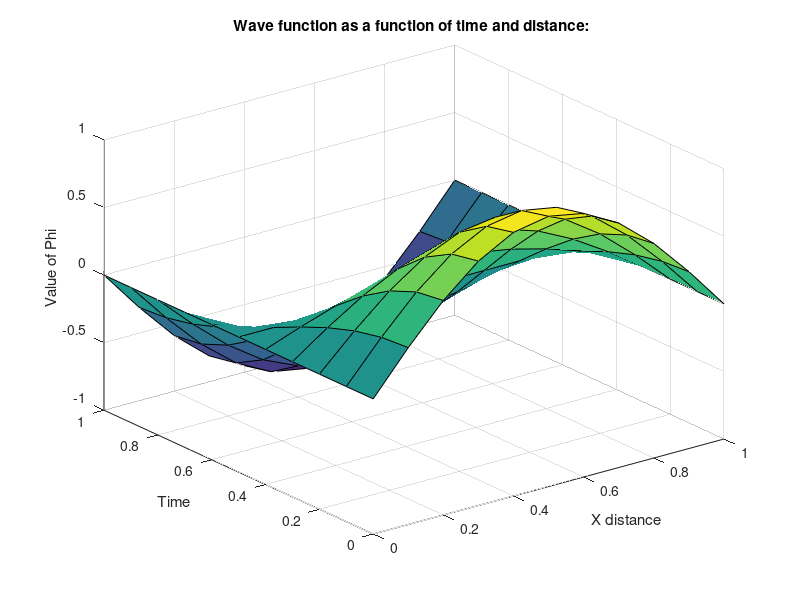
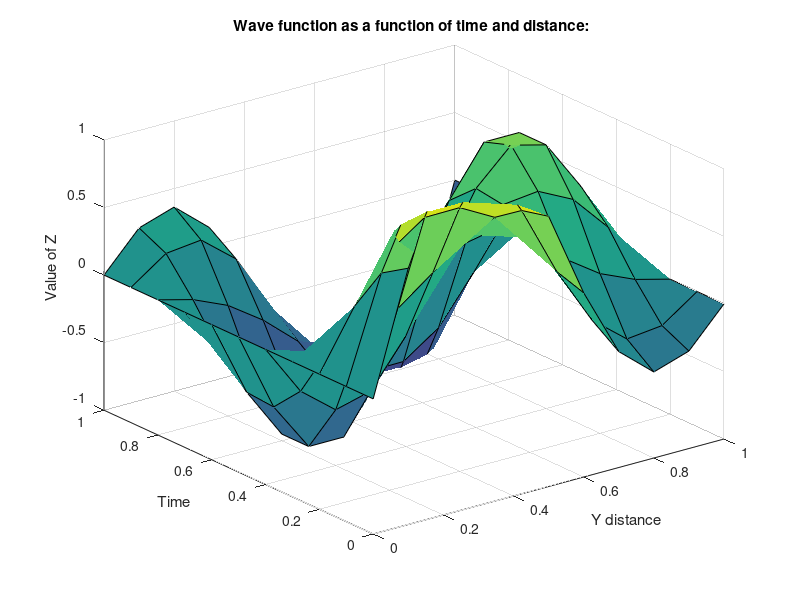

These charts were generated, in order, by the following MATLAB code:
% Solving a PDE using FDM :

l = 1;
x = 0 :0.1 :l;
t = 0:0.1:l;
N = 10;
y = t;

% Stepsize :

dx = 0.1;
dt = 0.1;
phi = zeros(11,11);

% Initial Boundary Conditions :

phi(:,1) = 0;
phi(:,11) = 0;
phi(l,:) = sin(pi.*x/l);
z = sin(2*pi.*y/l)+ sin(pi.*x/l);

% Initial Conditions for Phi :
for i = 2:10
    phi(2, i) = 0.5*(phi(1, i+1) + phi (1, i-1));
end

for j = 2:10
    for i = 2:10
        phi(j+1, i) = phi(j, i+1)+ phi(j, i-1)- phi(j-1, i);
    end
end

% Initial Conditions for Z :

for i = 2:10
    z(2, i) = 0.5*(z(1, i+1) + z (1, i-1));
end

for j = 2:10
    for i = 2:10
        z(j+1, i) = z(j, i+1)+z(j, i-1)-z(j-1, i);
    end
end

% Plots :

figure
surf(x,t,phi)
axis([0 1 0 1 -1 1])
xlabel('X distance')
ylabel('Time ')
zlabel('Value of Phi')
title ('Wave function as a function of time and distance: ');

figure
surf(y,t,z)
axis([0 1 0 1 -1 1])
xlabel('Y distance')
ylabel('Time ')
zlabel('Value of Z')
title ('Wave function as a function of time and distance: ');